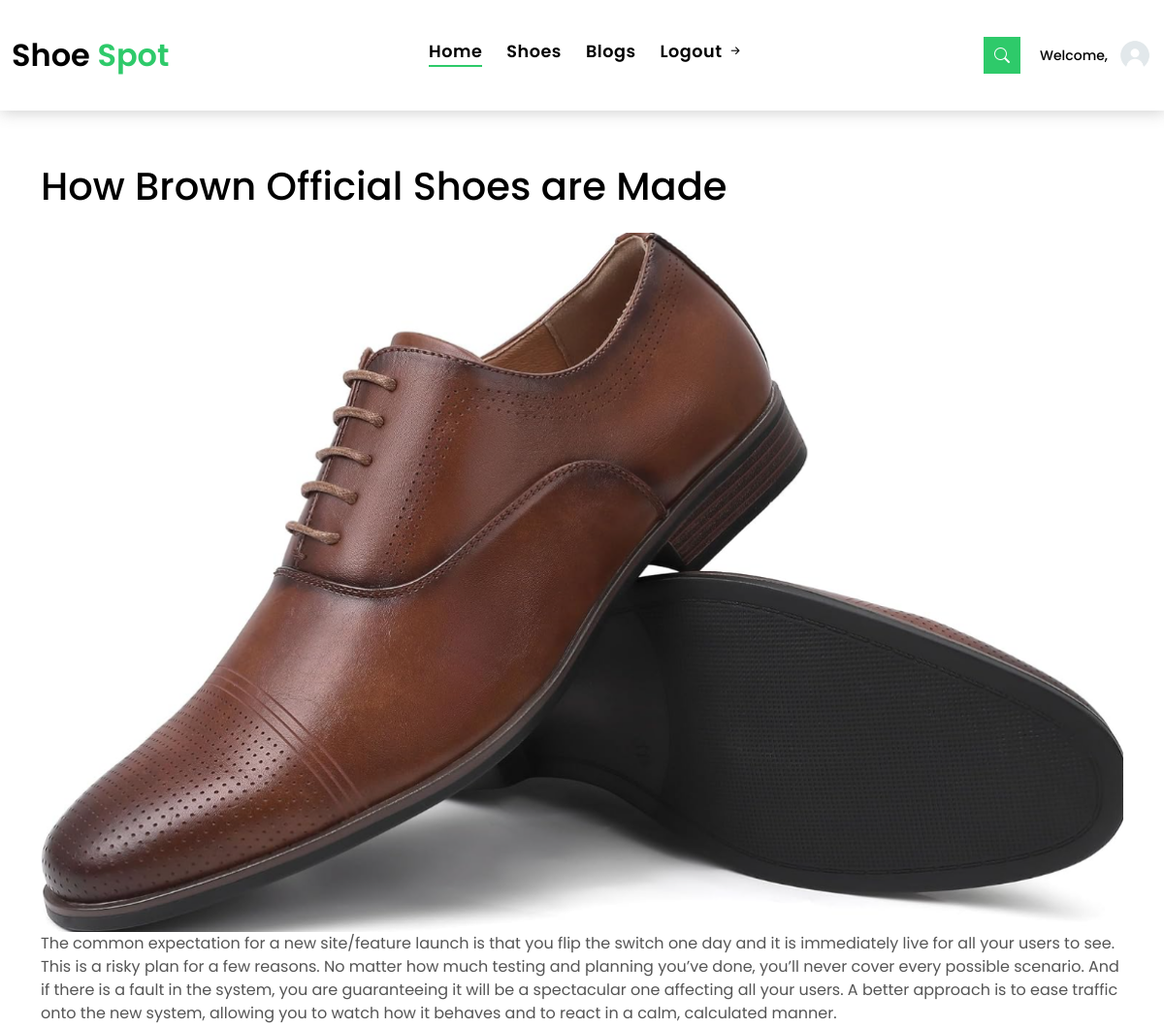
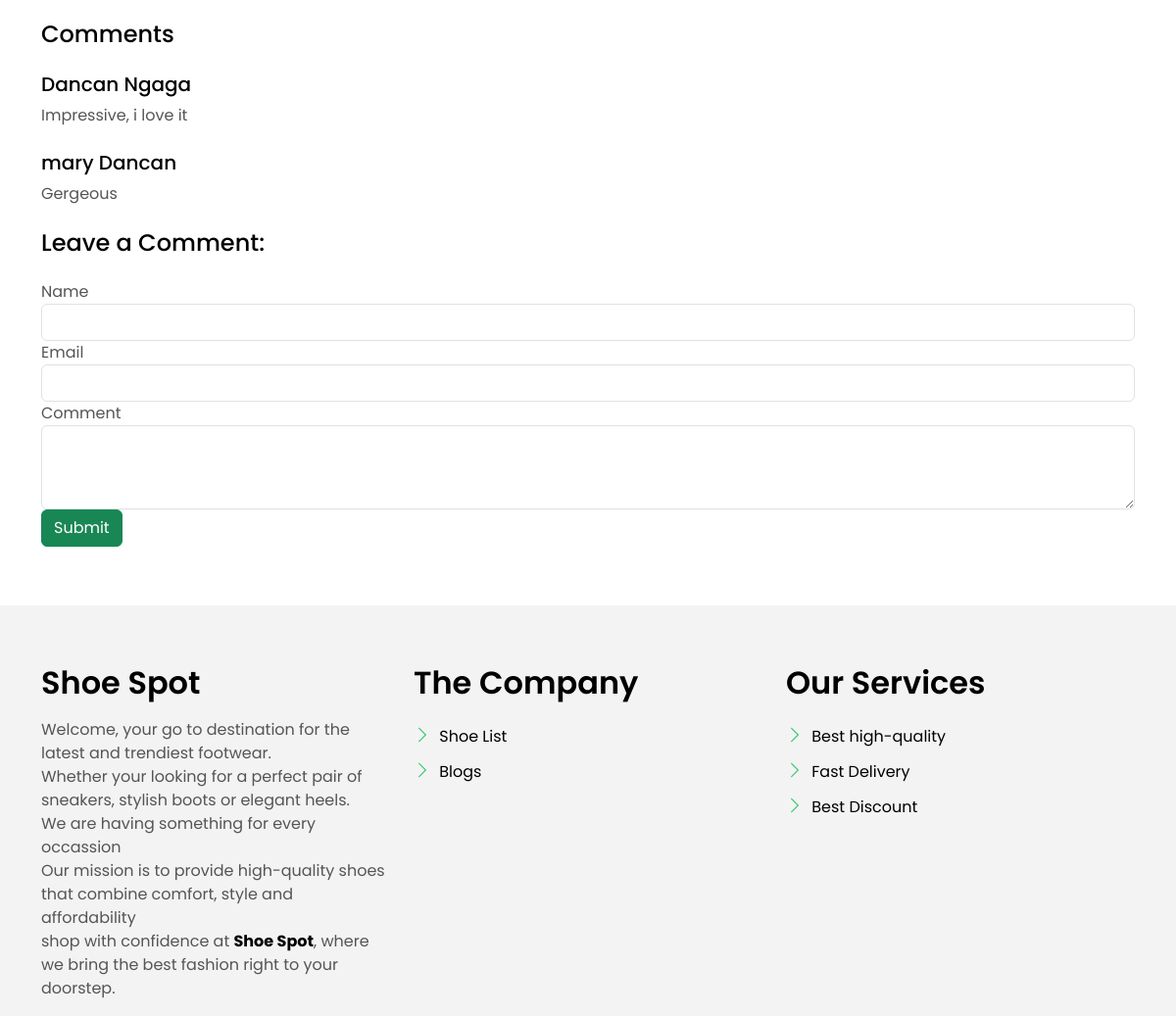
Page /blog/how-brown-official-shoes-are-made/ on the committed database (2 pictures, top to bottom).
### blog/models.py (models this page shows, shortened)
class BlogPost(AbstractBaseModel):
    title = models.CharField(max_length=200)
    slug = models.SlugField(max_length=50, editable=False, unique=True, blank=True)
    content = models.TextField()
    author = models.ForeignKey(User, on_delete=models.CASCADE)
    category = models.ForeignKey(BlogCategory, on_delete=models.SET_NULL, null=True, blank=True)
    tags = models.ManyToManyField(BlogTag, blank=True)
    featured_image = models.ImageField(upload_to='blog_images/', null=True, blank=True)

class Comment(AbstractBaseModel):
    post = models.ForeignKey(BlogPost, on_delete=models.CASCADE, related_name='comments')
    name = models.CharField(max_length=100)
    email = models.EmailField()
    content = models.TextField()

### blog/views.py (the view)
# urls.py: path('blog/<slug:slug>/', blog_detail_view, name='blog-detail'),
def blog_detail_view(request, slug):
    post = get_object_or_404(BlogPost, slug=slug)
    comments = post.comments.all()
    if request.method == "POST":
        name = request.POST["name"]
        email = request.POST["email"]
        content = request.POST["content"]
        Comment.objects.create(post=post, name=name, email=email, content=content)
        return HttpResponseRedirect(reverse("blog:blog-detail", args=[slug]))
    return render(request, "blog/blog-detail.html", {"post": post, "comments": comments})

### templates/blog/blog-detail.html (shortened to what this page needs)
{% extends 'main.html' %}
{% block content %}
<br><br><br><br><br><br>
<div class="container">
    <h1 class="my-4">{{ post.title }}</h1>
    {% if post.featured_image %}
    <img class="card-img-top img-a img-fluid" src="{{ post.featured_image.url }}" alt="{{ post.title }}">
    {% endif %}
    <p>{{ post.content }}</p>
    <h4 class="my-4">Comments</h4>
    {% for comment in comments %}
    <div class="media mb-4">
        <div class="media-body">
            <h5 class="mt-0">{{ comment.name }}</h5>
            {{ comment.content }}
        </div>
    </div>
    {% endfor %}
    <h4 class="my-4">Leave a Comment:</h4>
    <form method="post">
        <div class="form-group">
            <label for="name">Name</label>
            <input type="text" class="form-control" id="name" name="name" required>
        </div>
        <div class="form-group">
            <label for="email">Email</label>
            <input type="email" class="form-control" id="email" name="email" required>
        </div>
        <div class="form-group">
            <label for="content">Comment</label>
            <textarea class="form-control" id="content" name="content" rows="3" required></textarea>
        </div>
        <button type="submit" class="btn btn-success">Submit</button>
    </form>
</div>
{% endblock %}

### static/assets/css/style.css (style rules this page uses)
body { font-family: "Poppins", sans-serif; color: #555555; }
h1, h2, h3, h4, h5, h6 { color: #000000; }
.btn { transition: 0.5s ease; }

### rows in the picture
BlogPost: title "How Brown Official Shoes are Made", featured_image (picture), content "The common expectation for a new site/feature launch is that you flip the switch one day and it is immediately live for all your users to see. This is a risky plan for a few reasons. No matter how much testing and planning you’ve done, you’ll never cover every possible scenario. And if there is a fault in the system, you are guaranteeing it will be a spectacular one affecting all your users. A better approach is to ease traffic onto the new system, allowing you to watch how it behaves and to react in a calm, calculated manner."
Comment: name "Dancan Ngaga", content "Impressive, i love it"
Comment: name "mary Dancan", content "Gergeous"
